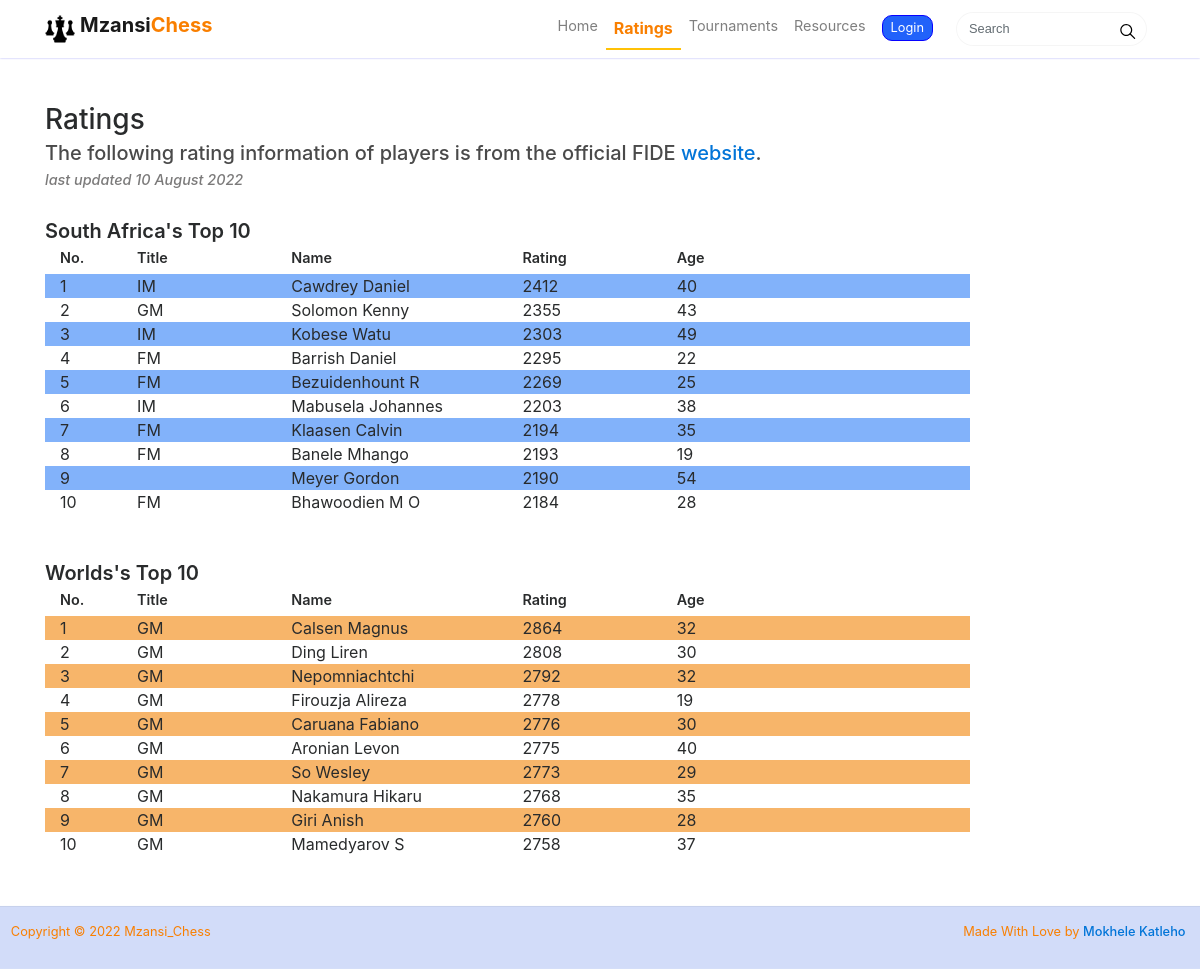
/ratings/, run on the app's committed database.
### blog/models.py (models this page shows, shortened)
class Ratings(models.Model):
    position = models.IntegerField(default=0)
    player_name = models.CharField(max_length=200)
    player_title = models.CharField(max_length=10, choices=titles,default=" ")
    player_rating = models.IntegerField(default=0)
    age = models.CharField(max_length=4)
    class Meta:
        verbose_name_plural = "ratings"

class RatingsWorld(models.Model):
    position = models.IntegerField(default=0)
    player_name = models.CharField(max_length=200)
    player_title = models.CharField(max_length=10, choices=titles,default=" ")
    player_rating = models.IntegerField(default=0)
    age = models.CharField(max_length=4)
    class Meta:
        verbose_name_plural = "world_ratings"

### blog/views.py (the view)
# urls.py: path("ratings/",views.ratings,name='ratings'),
def ratings(request):
    player_info = Ratings.objects.all().order_by("position")
    player_info_world = RatingsWorld.objects.all().order_by("position")
    context = {"player_info":player_info,"player_info_world":player_info_world}
    return render(request, "blog/ratings.html",context)

### blog/templates/blog/ratings.html (shortened to what this page needs)
{% extends 'blog/base.html' %}
{% block content %}
<br>
<div class="container-fluid" style="width: 95%;">
<h3 style="margin-bottom: 0cm;">Ratings</h3>
<h5 style="color: rgb(74, 74, 74);margin-top: 0.2cm;"> The following rating information of players is from the official FIDE <a href="https://fide.com">website</a>.</h5>
<h6 style="font-style:oblique;color:rgb(123, 122, 122);font-size: 0.9rem;">last updated 10 August 2022 </h6>
<br>
<h5 style="font-weight: 600;">South Africa's Top 10 </h5>
<div class="col-12 col-lg-10">
    <div class="row">
        <div class="col-1">
            <h6 style="font-weight: 600;font-size: 0.9rem;"> No.</h6>
        </div>
        <div class="col-2">
            <h6 style="font-weight: 600;font-size: 0.9rem;" >Title</h6>
        </div>
        <div class="col-5 col-sm-3">
            <h6 style="font-weight: 600;font-size: 0.9rem;">Name</h6>
        </div>
        <div class="col-2" >
            <h6 style="font-weight: 600;font-size: 0.9rem;">Rating</h6>
        </div>
        <div class="col-1">
            <h6 style="font-weight: 600;font-size: 0.9rem;">Age</h6>
        </div>
    </div>
    {% for i in player_info %}
    {% if i.position|divisibleby:2 %}
    <div class="row" >
        {% else %}
        <div class="row" style="background-color: #82B2FA;" >
    {% endif %}
        <div class="col-1">
            {{i.position}}
        </div>
        <div class="col-2">
            {{i.player_title}}
        </div>
        <div class="col-5 col-sm-3">
            {{i.player_name}}
        </div>
        <div class="col-2">
            {{i.player_rating}}
        </div>
        <div class="col-1">
            {{i.age}}
        </div>
    </div>
    {% endfor %}
    </div>
    <br>
    <br>
    <h5 style="font-weight: 600;">Worlds's Top 10 </h5>
    <div class="col-12 col-lg-10">
    <div class="row">
        <div class="col-1">
            <h6 style="font-weight: 600;font-size: 0.9rem;"> No.</h6>
        </div>
        <div class="col-2">
            <h6 style="font-weight: 600;font-size: 0.9rem;" >Title</h6>
        </div>
        <div class="col-5 col-sm-3">
            <h6 style="font-weight: 600;font-size: 0.9rem;">Name</h6>
        </div>
        <div class="col-2" >
            <h6 style="font-weight: 600;font-size: 0.9rem;">Rating</h6>
        </div>
        <div class="col-1">
            <h6 style="font-weight: 600;font-size: 0.9rem;">Age</h6>
        </div>
    </div>
    {% for i in player_info_world %}
    {% if i.position|divisibleby:2 %}
    <div class="row" >
        {% else %}
        <div class="row" style="background-color: #f7b56a;" >
    {% endif %}
        <div class="col-1">
            {{i.position}}
        </div>
        <div class="col-2">
            {{i.player_title}}
        </div>
        <div class="col-5 col-sm-3">
            {{i.player_name}}
        </div>
        <div class="col-2">
            {{i.player_rating}}
        </div>
        <div class="col-1">
            {{i.age}}
        </div>
    </div>
    {% endfor %}
    </div>
    </div>
{% endblock content %}

### blog/static/css/mediumish.css (style rules this page uses)
body { padding-top:5rem; }
a,a:hover { transition:all 0.2s; }

### data on the page
Ratings: position "1", player_title "IM", player_name "Cawdrey Daniel", player_rating "2412", age "40"
Ratings: position "2", player_title "GM", player_name "Solomon Kenny", player_rating "2355", age "43"
Ratings: position "3", player_title "IM", player_name "Kobese Watu", player_rating "2303", age "49"
Ratings: position "4", player_title "FM", player_name "Barrish Daniel", player_rating "2295", age "22"
Ratings: position "5", player_title "FM", player_name "Bezuidenhount R", player_rating "2269", age "25"
Ratings: position "6", player_title "IM", player_name "Mabusela Johannes", player_rating "2203", age "38"
Ratings: position "7", player_title "FM", player_name "Klaasen Calvin", player_rating "2194", age "35"
Ratings: position "8", player_title "FM", player_name "Banele Mhango", player_rating "2193", age "19"
Ratings: position "9", player_name "Meyer Gordon", player_rating "2190", age "54"
Ratings: position "10", player_title "FM", player_name "Bhawoodien M O", player_rating "2184", age "28"
RatingsWorld: position "1", player_title "GM", player_name "Calsen Magnus", player_rating "2864", age "32"
RatingsWorld: position "2", player_title "GM", player_name "Ding Liren", player_rating "2808", age "30"
RatingsWorld: position "3", player_title "GM", player_name "Nepomniachtchi", player_rating "2792", age "32"
RatingsWorld: position "4", player_title "GM", player_name "Firouzja Alireza", player_rating "2778", age "19"
RatingsWorld: position "5", player_title "GM", player_name "Caruana Fabiano", player_rating "2776", age "30"
RatingsWorld: position "6", player_title "GM", player_name "Aronian Levon", player_rating "2775", age "40"
RatingsWorld: position "7", player_title "GM", player_name "So Wesley", player_rating "2773", age "29"
RatingsWorld: position "8", player_title "GM", player_name "Nakamura Hikaru", player_rating "2768", age "35"
RatingsWorld: position "9", player_title "GM", player_name "Giri Anish", player_rating "2760", age "28"
RatingsWorld: position "10", player_title "GM", player_name "Mamedyarov S", player_rating "2758", age "37"
